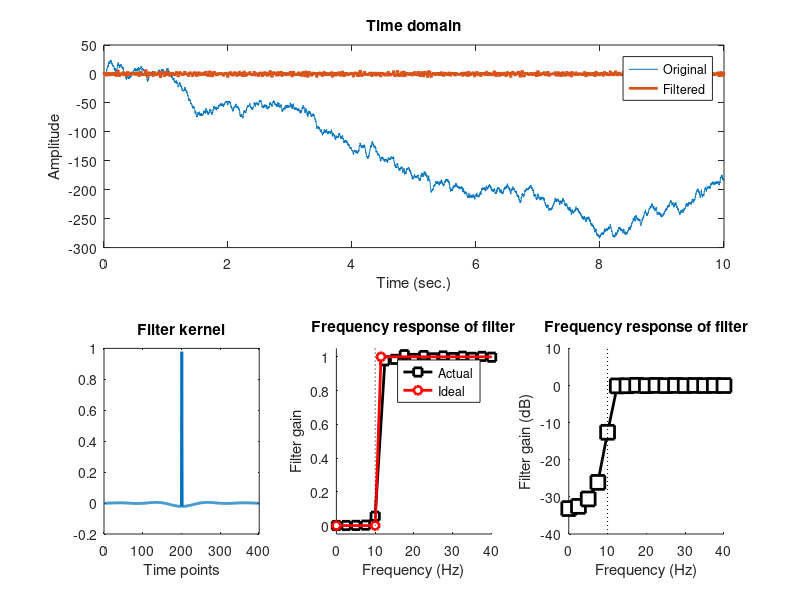

MATLAB code for this plot:
%% Time Series Analysis
% High-pass FIR filter
%% Create a Signal and Filter
% Signal parameters
srate = 1000;
t     = 0:1/srate:10; % 10 seconds
n     = length(t);

% Create a signal which is Brownian
signal = cumsum( randn(n,1));

% Filter parameters
loweredge  = 10; % hz
transwidth = .15; % proportion

% Define filter shape 
filtershape = [0 0 1 1];

% Define filter frequencies and normalize to Nyquist
filterfrex  = [0 loweredge loweredge+loweredge*transwidth srate/2] / (srate/2);
filterorder = 40*loweredge;

% Create filter kernel
filterkernel = firls(filterorder,filterfrex,filtershape);

% Apply kernel to filter
filterTS = filtfilt(filterkernel,1,signal);

% Compute the power spectrum of the filter kernel
filtpow = abs(fft(filterkernel)).^2;
% Compute the frequencies vector and remove negative frequencies
hz      = linspace(0,srate/2,floor(filterorder/2)+1);
filtpow = filtpow(1:length(hz));

%% Visualize Signals, Kernel and Power Spectrum
% Plot original and filtered signal
figure(1)
subplot(211)
plot(t,signal,t,filterTS,'linew',2)
xlabel('Time (sec.)'), ylabel('Amplitude')
title('Time domain')
legend({'Original';'Filtered'})

% Plot filter kernel in the time domain
subplot(234)
plot(filterkernel,'linew',2)
xlabel('Time points')
title('Filter kernel')
set(gca,'xlim',[0 filterorder+1])

% Plot amplitude spectrum of the filter kernel
subplot(235), hold on
plot(hz,filtpow,'ks-','linew',2,'markerfacecolor','w')

% Plot the "ideal" filter specified above
plot(filterfrex*srate/2,filtershape,'ro-','linew',2,'markerfacecolor','w')

% Plot lower edge of the filter cut-off
plot([1 1]*loweredge,get(gca,'ylim'),'k:')

set(gca,'xlim',[0 loweredge*4],'ylim',[-.05 1.05])
xlabel('Frequency (Hz)'), ylabel('Filter gain')
legend({'Actual';'Ideal'})
title('Frequency response of filter')

% Replot the filter gain in decibel units
subplot(236), hold on
plot(hz,10*log10(filtpow),'ks-','linew',2,'markersize',10,'markerfacecolor','w')

% Plot filter edge
plot([1 1]*loweredge,get(gca,'ylim'),'k:')

set(gca,'xlim',[0 loweredge*4])
xlabel('Frequency (Hz)'), ylabel('Filter gain (dB)')
title('Frequency response of filter')

%% end